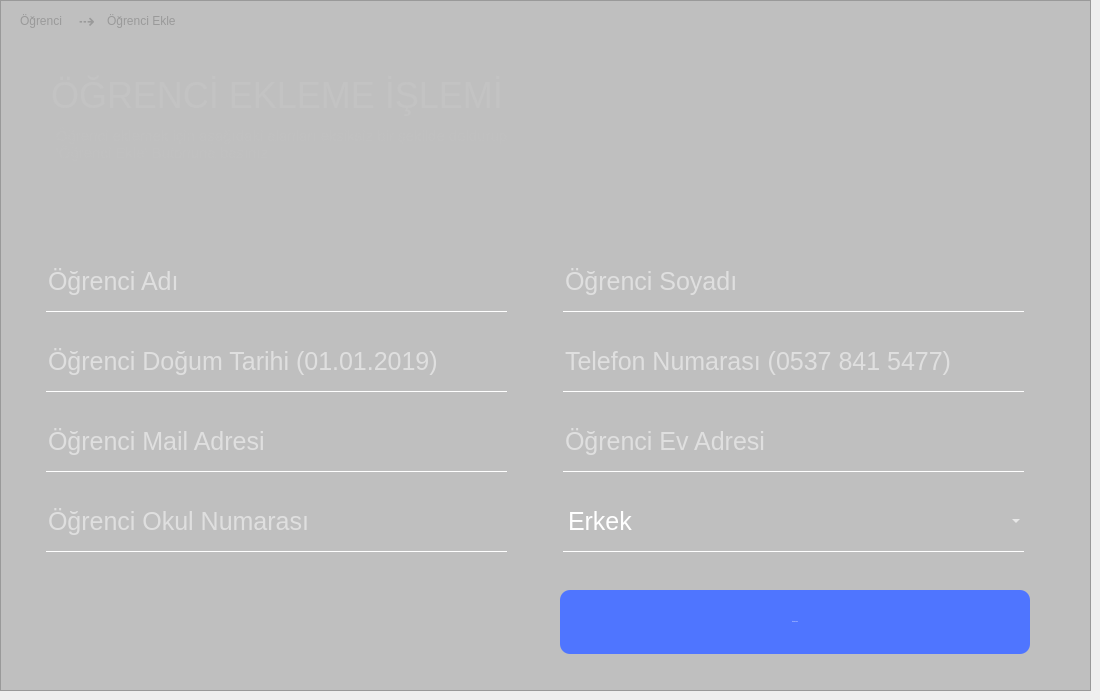
       <widget class="QWidget" name="qw_ogrenci_ekle">
        <widget class="QLabel" name="label_4">
         <property name="geometry">
          <rect>
           <x>20</x>
           <y>10</y>
           <width>61</width>
           <height>21</height>
          </rect>
         </property>
         <property name="font">
          <font>
           <pointsize>9</pointsize>
          </font>
         </property>
         <property name="styleSheet">
          <string notr="true">QLabel{
color:silver;
background:transparent;
}</string>
         </property>
         <property name="text">
          <string>Öğrenci  </string>
         </property>
        </widget>
        <widget class="QLabel" name="label_10">
         <property name="geometry">
          <rect>
           <x>73</x>
           <y>13</y>
           <width>31</width>
           <height>16</height>
          </rect>
         </property>
         <property name="font">
          <font>
           <pointsize>15</pointsize>
          </font>
         </property>
         <property name="styleSheet">
          <string notr="true">QLabel{
color:silver;
background:transparent;
}</string>
         </property>
         <property name="text">
          <string> ⇢</string>
         </property>
        </widget>
        <widget class="QLabel" name="label_15">
         <property name="geometry">
          <rect>
           <x>107</x>
           <y>10</y>
           <width>111</width>
           <height>21</height>
          </rect>
         </property>
         <property name="font">
          <font>
           <pointsize>9</pointsize>
          </font>
         </property>
         <property name="styleSheet">
          <string notr="true">QLabel{
color:silver;
background:transparent;
}</string>
         </property>
         <property name="text">
          <string>Öğrenci Ekle  </string>
         </property>
        </widget>
        <widget class="QFrame" name="frame_3">
         <property name="geometry">
          <rect>
           <x>0</x>
           <y>0</y>
           <width>1091</width>
           <height>691</height>
          </rect>
         </property>
         <property name="styleSheet">
          <string notr="true">QFrame{
background:rgba(0,0,0,0.2);
}
QLineEdit{
font-size:25px;;
color:white;
border:none;
background:transparent;
border-bottom:1px solid white;
}
QLineEdit:hover{
background:rgba(0,0,0,0.04);
}
QPushButton{
background:rgb(79, 117, 255);
border-radius:10px;
color:#fff;
}
QPushButton:hover{
border:none;
background:rgb(68, 117, 222)
}
QCheckBox{
color:silver;
background:transparent
}
QCheckBox:hover{
color:white;
}


</string>
         </property>
         <property name="frameShape">
          <enum>QFrame::StyledPanel</enum>
         </property>
         <property name="frameShadow">
          <enum>QFrame::Raised</enum>
         </property>
         <widget class="QLineEdit" name="ogr_ekle_ad">
          <property name="geometry">
           <rect>
            <x>46</x>
            <y>251</y>
            <width>461</width>
            <height>61</height>
           </rect>
          </property>
          <property name="text">
           <string/>
          </property>
          <property name="maxLength">
           <number>24</number>
          </property>
          <property name="placeholderText">
           <string>Öğrenci Adı</string>
          </property>
         </widget>
         <widget class="QLineEdit" name="ogr_ekle_soyad">
          <property name="geometry">
           <rect>
            <x>563</x>
            <y>251</y>
            <width>461</width>
            <height>61</height>
           </rect>
          </property>
          <property name="text">
           <string/>
          </property>
          <property name="maxLength">
           <number>24</number>
          </property>
          <property name="frame">
           <bool>true</bool>
          </property>
          <property name="placeholderText">
           <string>Öğrenci Soyadı</string>
          </property>
         </widget>
         <widget class="QLineEdit" name="ogr_ekle_dogumTarhi">
          <property name="geometry">
           <rect>
            <x>46</x>
            <y>331</y>
            <width>461</width>
            <height>61</height>
           </rect>
          </property>
          <property name="text">
           <string/>
          </property>
          <property name="maxLength">
           <number>24</number>
          </property>
          <property name="placeholderText">
           <string>Öğrenci Doğum Tarihi (01.01.2019)</string>
          </property>
         </widget>
         <widget class="QLineEdit" name="ogr_ekle_mail">
          <property name="geometry">
           <rect>
            <x>46</x>
            <y>411</y>
            <width>461</width>
            <height>61</height>
           </rect>
          </property>
          <property name="text">
           <string/>
          </property>
          <property name="maxLength">
           <number>40</number>
          </property>
          <property name="echoMode">
           <enum>QLineEdit::Normal</enum>
          </property>
          <property name="placeholderText">
           <string>Öğrenci Mail Adresi</string>
          </property>
         </widget>
         <widget class="QLineEdit" name="ogr_ekle_evAdresi">
          <property name="geometry">
           <rect>
            <x>563</x>
            <y>411</y>
            <width>461</width>
            <height>61</height>
           </rect>
          </property>
          <property name="text">
           <string/>
          </property>
          <property name="maxLength">
           <number>40</number>
          </property>
          <property name="echoMode">
           <enum>QLineEdit::Normal</enum>
          </property>
          <property name="placeholderText">
           <string>Öğrenci Ev Adresi</string>
          </property>
         </widget>
         <widget class="QPushButton" name="btn_ogrenciEkle">
          <property name="geometry">
           <rect>
            <x>560</x>
            <y>590</y>
            <width>470</width>
            <height>64</height>
           </rect>
          </property>
          <property name="font">
           <font>
            <pointsize>-1</pointsize>
           </font>
          </property>
          <property name="cursor">
           <cursorShape>PointingHandCursor</cursorShape>
          </property>
          <property name="text">
           <string>Öğrenci Ekle</string>
          </property>
          <property name="shortcut">
           <string>Return</string>
          </property>
         </widget>
         <widget class="QLineEdit" name="ogr_ekle_telefon">
          <property name="geometry">
           <rect>
            <x>563</x>
            <y>331</y>
            <width>461</width>
            <height>61</height>
           </rect>
          </property>
          <property name="text">
           <string/>
          </property>
          <property name="maxLength">
           <number>40</number>
          </property>
          <property name="echoMode">
           <enum>QLineEdit::Normal</enum>
          </property>
          <property name="placeholderText">
           <string>Telefon Numarası (0537 841 5477)</string>
          </property>
         </widget>
         <widget class="QLabel" name="label">
          <property name="geometry">
           <rect>
            <x>51</x>
            <y>70</y>
            <width>451</width>
            <height>51</height>
           </rect>
          </property>
          <property name="font">
           <font>
            <pointsize>-1</pointsize>
           </font>
          </property>
          <property name="styleSheet">
           <string notr="true">background:transparent;
color:rgb(195, 195, 195);
font-size:36px;</string>
          </property>
          <property name="text">
           <string>ÖĞRENCİ EKLEME İŞLEMİ</string>
          </property>
         </widget>
         <widget class="QComboBox" name="ogr_ekle_cinsiyet">
          <property name="geometry">
           <rect>
            <x>563</x>
            <y>491</y>
            <width>461</width>
            <height>61</height>
           </rect>
          </property>
          <property name="styleSheet">
           <string notr="true">font-size:25px;;
color:white;
border:none;
background:transparent;
border-bottom:1px solid white;</string>
          </property>
          <property name="currentText">
           <string>Erkek</string>
          </property>
          <item>
           <property name="text">
            <string>Erkek</string>
           </property>
          </item>
          <item>
           <property name="text">
            <string>Kadın</string>
           </property>
          </item>
         </widget>
         <widget class="QLabel" name="label_5">
          <property name="geometry">
           <rect>
            <x>56</x>
            <y>124</y>
            <width>571</width>
            <height>41</height>
           </rect>
          </property>
          <property name="styleSheet">
           <string notr="true">background:transparent;
color:silver;
border:none;
font-size:15px;</string>
          </property>
          <property name="text">
           <string>Öğrenci eklemek için aşağıdaki alanları eksiksiz bir şekilde doldurup 
'Öğrenci Ekle' Butonuna basınız</string>
          </property>
         </widget>
         <widget class="QLineEdit" name="ogr_ekle_okulNumarasi">
          <property name="geometry">
           <rect>
            <x>46</x>
            <y>491</y>
            <width>461</width>
            <height>61</height>
           </rect>
          </property>
          <property name="text">
           <string/>
          </property>
          <property name="maxLength">
           <number>40</number>
          </property>
          <property name="echoMode">
           <enum>QLineEdit::Normal</enum>
          </property>
          <property name="placeholderText">
           <string>Öğrenci Okul Numarası</string>
          </property>
         </widget>
        </widget>
        <zorder>label_15</zorder>
        <zorder>label_4</zorder>
        <zorder>label_10</zorder>
        <zorder>frame_3</zorder>
       </widget>
